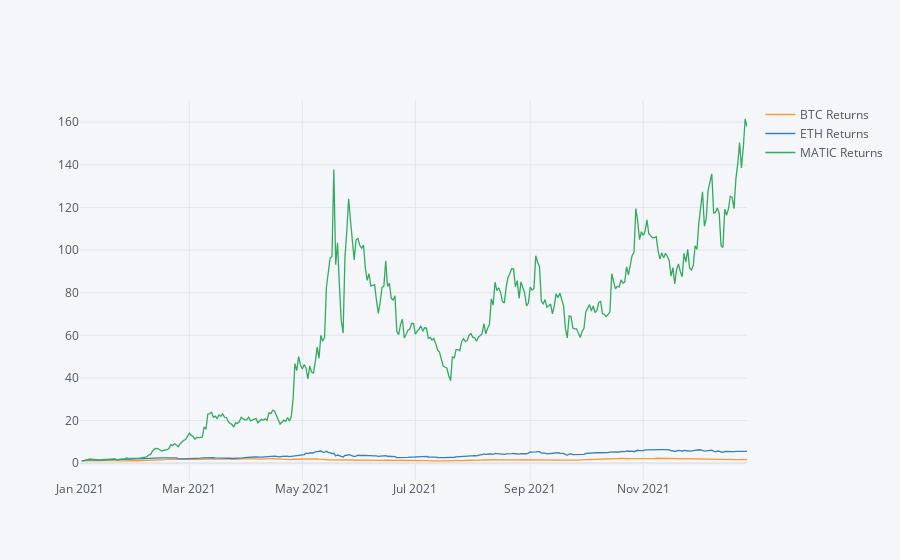

Here is the notebook cell this chart was saved with:
### Code cell
returns_comp[['BTC Returns', 'ETH Returns', 'MATIC Returns']].iplot()

### Figure 1 — Plotly figure (JSON) as saved in the notebook; plotly's stock layout.template omitted (floating-point values rounded to 4 significant figures; data arrays with more than 128 entries replaced by an {"elided": "..."} marker saying what was removed)
{"data": [{"line": {"color": "rgba(255, 153, 51, 1.0)", "dash": "solid", "shape": "linear", "width": 1.3}, "mode": "lines", "name": "BTC Returns", "text": "", "type": "scatter", "x": {"elided": "361 str values"}, "y": {"elided": "361 mixed values"}}, {"line": {"color": "rgba(55, 128, 191, 1.0)", "dash": "solid", "shape": "linear", "width": 1.3}, "mode": "lines", "name": "ETH Returns", "text": "", "type": "scatter", "x": {"elided": "361 str values"}, "y": {"elided": "361 mixed values"}}, {"line": {"color": "rgba(50, 171, 96, 1.0)", "dash": "solid", "shape": "linear", "width": 1.3}, "mode": "lines", "name": "MATIC Returns", "text": "", "type": "scatter", "x": {"elided": "361 str values"}, "y": {"elided": "361 mixed values"}}], "layout": {"legend": {"bgcolor": "#F5F6F9", "font": {"color": "#4D5663"}}, "paper_bgcolor": "#F5F6F9", "plot_bgcolor": "#F5F6F9", "title": {"font": {"color": "#4D5663"}}, "xaxis": {"gridcolor": "#E1E5ED", "showgrid": true, "tickfont": {"color": "#4D5663"}, "title": {"font": {"color": "#4D5663"}, "text": ""}, "zerolinecolor": "#E1E5ED"}, "yaxis": {"gridcolor": "#E1E5ED", "showgrid": true, "tickfont": {"color": "#4D5663"}, "title": {"font": {"color": "#4D5663"}, "text": ""}, "zerolinecolor": "#E1E5ED"}}}
